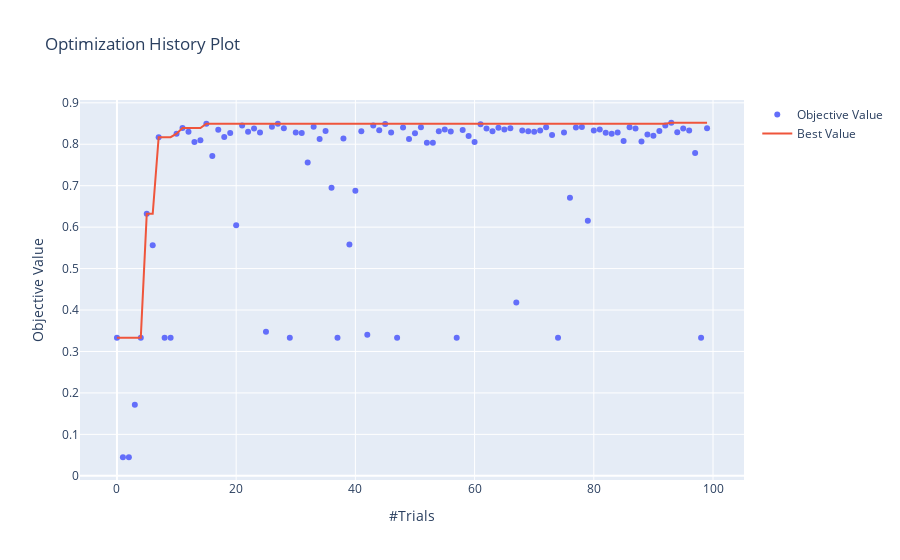

Notebook code for this chart:
### Code cell
op.visualization.plot_optimization_history(study)
